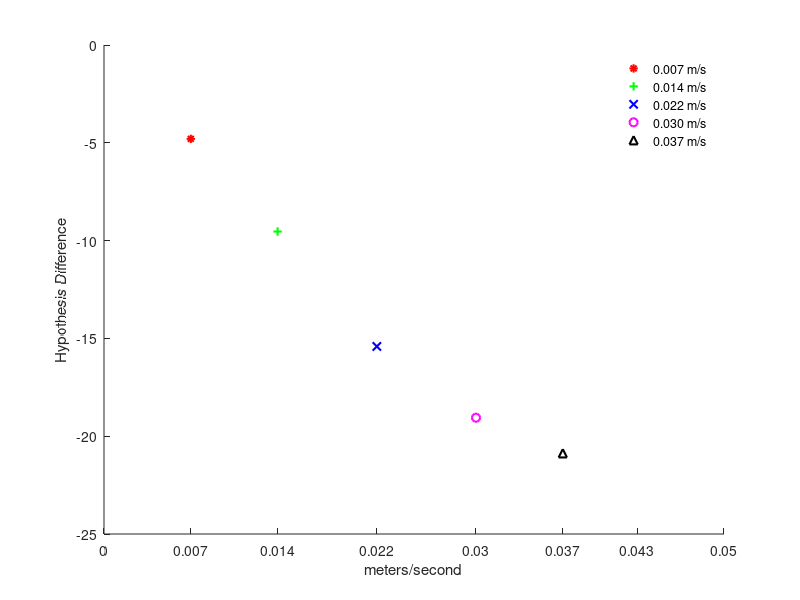

This chart was generated by the following MATLAB code:
%%Prismatic Motion
figure;
xlim([0 0.05]); ylim([-25 0]); hold on;
plot(0.007,-4.7974,'*r','LineWidth',1.5); hold on;
plot(0.014,-9.5361,'+g','LineWidth',1.5); hold on;
plot(0.022,-15.4107,'xb','LineWidth',1.5); hold on;
plot(0.03,-19.054,'om','LineWidth',1.5); hold on;
plot(0.037,-20.8733,'^k','LineWidth',1.5); hold on;
set(gca,'XTick',[0 0.007 0.014 0.022 0.03 0.037 0.043 0.05] )
xlabel('meters/second'); ylabel('Hypothesis Difference');
legend('0.007 m/s','0.014 m/s', '0.022 m/s', '0.030 m/s','0.037 m/s')
legend boxoff;
print('wonoise_pdiff.png','-dpng','-r300');


% % %%Revolute Motion
% % figure;
% % xlim([0 30]); ylim([0 80]); hold on;
% % plot(5,19.5847,'*r','LineWidth',1.5); hold on;
% % plot(10,36.7964,'+g','LineWidth',1.5); hold on;
% % plot(15,51.3222,'xb','LineWidth',1.5); hold on;
% % plot(20,62.4513,'om','LineWidth',1.5); hold on;
% % plot(25,74.6761,'^k','LineWidth',1.5); hold on;
% % xlabel('degrees/second'); ylabel('Hypothesis Difference');
% % legend('5 deg/s','10 deg/s', '15 deg/s', '20 deg/s','25 deg/s', 'Location','northwest');
% % legend boxoff;
% % print('wonoise_rdiff.png','-dpng','-r300');


